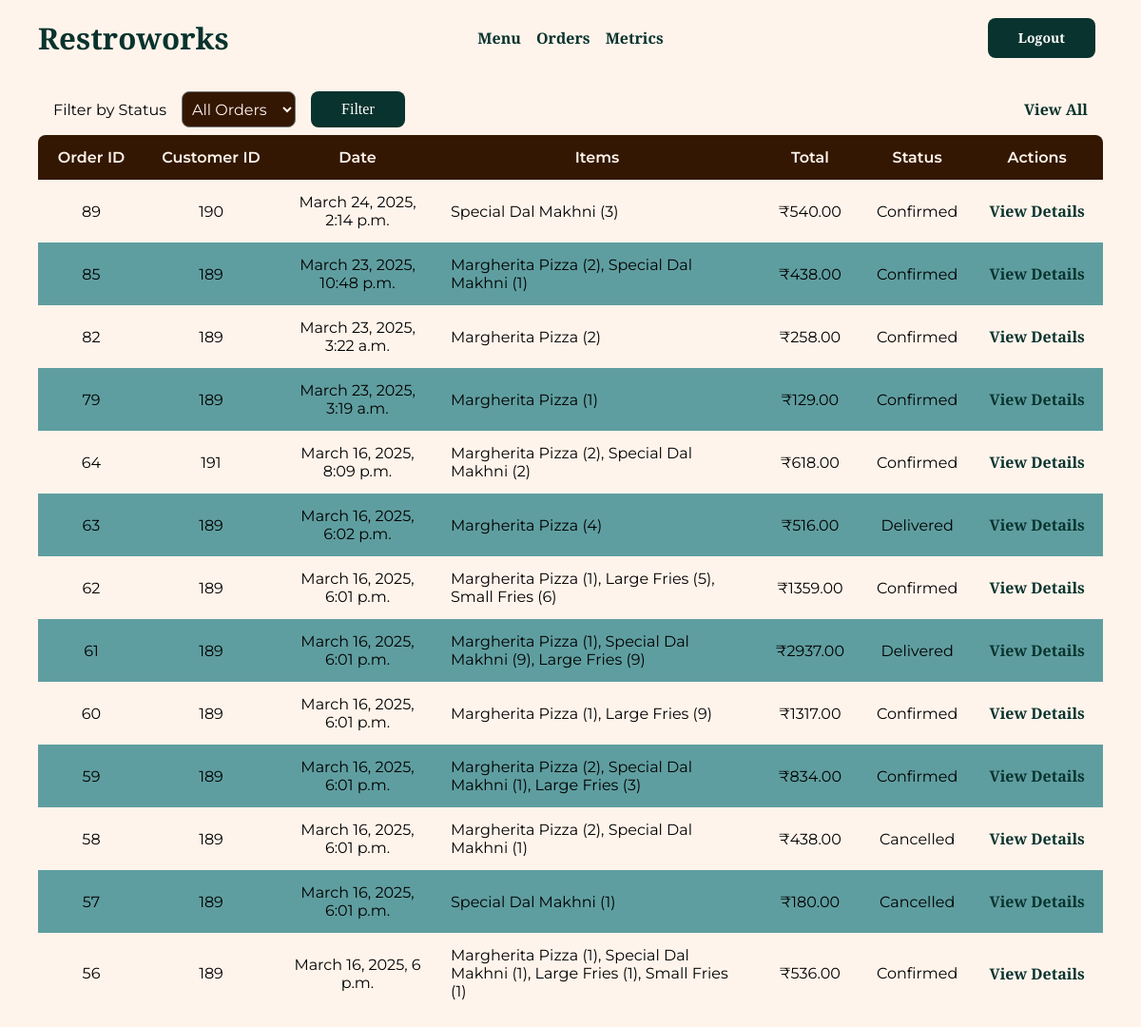
The app's page /orders/view/all (signed in) with its own data.
### orders/models.py (models this page shows, shortened)
class Order(models.Model):
    customer = models.ForeignKey(
        Customer, on_delete=models.CASCADE, related_name="orders"
    )
    status = models.IntegerField(choices=STATUS_CHOICES, default=1)
    total_price = models.DecimalField(max_digits=10, decimal_places=2, default=0.00)
    created_at = models.DateTimeField(auto_now_add=True)
    updated_at = models.DateTimeField(auto_now=True)

class OrderItem(models.Model):
    order = models.ForeignKey(Order, on_delete=models.CASCADE, related_name="items")
    menu_item = models.ForeignKey(MenuItem, on_delete=models.CASCADE)
    quantity = models.IntegerField()
    price = models.DecimalField(max_digits=10, decimal_places=2, default=0.00)

### customers/models.py (models this page shows, shortened)
class Customer(models.Model):
    user = models.OneToOneField(User, on_delete=models.CASCADE)  # Links to auth_user
    email = models.EmailField(unique=True)
    phone = models.CharField(max_length=10, unique=True)

### menu/models.py (models this page shows)
class MenuItem(models.Model):
    name = models.CharField(max_length=100)
    description = models.TextField(max_length=500)
    image = models.ImageField(
        upload_to="menu/menu_items/",
        validators=[validate_image],
        help_text="Please upload an image with equal height and width.",
        null=True,
        blank=True,
        default="menu/default.png",
    )
    rating = models.FloatField(default=0.0, blank=True)
    price = models.DecimalField(max_digits=10, decimal_places=2)
    created_at = models.DateTimeField(auto_now_add=True)
    updated_at = models.DateTimeField(auto_now=True)  # to track item changes
    def __str__(self):
        return f"{self.name}"

### orders/views.py (the view)
# urls.py: path("view/all", login_required(views.OrderListView.as_view()), name="list_orders"),
class OrderListView(ListView):
    template_name = "order_list.html"
    model = Order
    context_object_name = "orders"
    def get_queryset(self):
        user = self.request.user
        status = self.request.GET.get("status")
        if user.is_staff:
            queryset = Order.objects.all()
        else:
            queryset = Order.objects.filter(customer__user=user)
        if status:
            queryset = queryset.filter(status=status)
        return queryset.order_by("-created_at")

### orders/templates/order_list.html (shortened to what this page needs)
{% extends "base.html" %}
{% block content %}
<form class="select-order-status-form" method="get" autocomplete="off" id="main-form" enctype="multipart/form-data">
    <div class="input-box order-status-input">
        <label for="id_status" style="display: grid; place-content: center; font-size: 1rem">Filter by Status</label>
        <select name="status" id="id_status">
            <option value="" {% if not request.GET.status %}selected{% endif %}>All Orders</option>
        </select>
        <button type="submit" class="btn-primary clr-1 order-status-button">Filter</button>
    </div>
    <a href="/orders/view/all">View All</a>
</form>
<div class="table-holder">
    <table class="query-table">
        <thead>
            <tr>
                <th>Order ID</th>
                {% if user.is_staff %}<th>Customer ID</th>{% endif %}
                <th>Date</th>
                <th>Items</th>
                <th>Total</th>
                <th>Status</th>
                <th>Actions</th>
            </tr>
        </thead>
        <tbody>
            {% for order in orders %}
            <tr>
                <td class="order-id">{{ order.id }}</td>
                {% if user.is_staff %}
                <td class="customer-id">{{ order.customer.id }}</td>
                {% endif %}
                <td class="order-date">{{ order.created_at }}</td>
                <td class="order-items">
                    <div class="item-overview">
                        {% for item in order.items.all %}
                        {{ item.menu_item }} ({{ item.quantity }}){% if not forloop.last %}, {% endif %}
                        {% endfor %}
                    </div>
                </td>
                <td class="order-total">₹{{ order.total_price }}</td>
                <td class="order-status">{{ order.get_status_display }}</td>
                <td class="order-actions">
                    <a href="/orders/view/{{ order.id }}" class="order-actions">View Details</a>
                </td>
            </tr>
            {% endfor %}
        </tbody>
    </table>
</div>
{% endblock content %}

### static/css/styles.css (style rules this page uses)
* { margin: 0; padding: 0; box-sizing: border-box; }
:root { --text: #09332e; --background: #fff4eb; --primary: #09332e; --secondary: #331702; --accent: #167a6d; --secondary-accent: #7d3804; }
body { font-family: "Montserrat"; font-weight: 400; background-color: var(--background); }
html { font-size: 100%; }
a:link, a:visited { text-decoration: none; color: var(--primary); font-family: "Libre Baskerville"; font-weight: 700; font-size: 1rem; }
.input-box { display: flex; flex-direction: column; margin: 8px; }
.table-holder { width: 100%; }
.query-table { min-width: 100%; border-collapse: collapse; }
.query-table th:first-child { border-radius: 8px 0 0 0; }
.query-table th:last-child { border-radius: 0 8px 0 0; }
.query-table th { background-color: var(--secondary); padding: 14px; color: var(--background); font-weight: 600; }
.query-table tr:nth-child(even) { background-color: cadetblue; }
.query-table tr:last-child td:first-child { border-radius: 0 0 0 8px; }
.query-table tr:last-child td:last-child { border-radius: 0 0 8px 0; }
.query-table td { text-align: center; padding: 14px; }
td.order-items { text-align: left; width: 30%; }
.order-id { width: 10%; }
.order-date { width: 15%; }
.customer-id { width: 12.5%; }
.order-status, .order-total { width: 10%; }
.btn-primary, .btn-secondary { color: white; background-color: var(--primary); font-weight: 900; font-family: "Libre Baskerville"; border-radius: 0.5rem; font-size: 0.875rem; line-height: 2rem; padding-left: 2rem; padding-right: 2rem; padding-top: 0.3rem; padding-bottom: 0.3rem; cursor: pointer; text-align: center; align-items: center; border: none; }
select { font-family: "Montserrat"; padding: 6px; background: var(--secondary); color: var(--background); border-radius: 8px; font-size: 1rem; }
.order-status-input { margin: 0; flex-direction: row; gap: 1rem; justify-content: flex-start; }
.order-status-button { font-weight: 400; font-size: 1rem; height: 100%; padding-top: 3px; padding-bottom: 3px; }
form.select-order-status-form { display: flex; width: 100%; margin-bottom: 8px; justify-content: space-between; align-items: center; padding-inline: 1rem; }
form.select-order-status-form a { display: grid; place-content: center; }

### records on screen
Order: id "89", customer.id "190", created_at "March 24, 2025, 2:14 p.m.", total_price "540.00", status "Confirmed"
OrderItem: menu_item "Special Dal Makhni", quantity "3"
Order: id "85", customer.id "189", created_at "March 23, 2025, 10:48 p.m.", total_price "438.00", status "Confirmed"
OrderItem: menu_item "Margherita Pizza", quantity "2"
OrderItem: menu_item "Special Dal Makhni", quantity "1"
Order: id "82", customer.id "189", created_at "March 23, 2025, 3:22 a.m.", total_price "258.00", status "Confirmed"
OrderItem: menu_item "Margherita Pizza", quantity "2"
Order: id "79", customer.id "189", created_at "March 23, 2025, 3:19 a.m.", total_price "129.00", status "Confirmed"
OrderItem: menu_item "Margherita Pizza", quantity "1"
Order: id "64", customer.id "191", created_at "March 16, 2025, 8:09 p.m.", total_price "618.00", status "Confirmed"
OrderItem: menu_item "Margherita Pizza", quantity "2"
OrderItem: menu_item "Special Dal Makhni", quantity "2"
Order: id "63", customer.id "189", created_at "March 16, 2025, 6:02 p.m.", total_price "516.00", status "Delivered"
OrderItem: menu_item "Margherita Pizza", quantity "4"
Order: id "62", customer.id "189", created_at "March 16, 2025, 6:01 p.m.", total_price "1359.00", status "Confirmed"
OrderItem: menu_item "Margherita Pizza", quantity "1"
OrderItem: menu_item "Large Fries", quantity "5"
OrderItem: menu_item "Small Fries", quantity "6"
Order: id "61", customer.id "189", created_at "March 16, 2025, 6:01 p.m.", total_price "2937.00", status "Delivered"
OrderItem: menu_item "Margherita Pizza", quantity "1"
OrderItem: menu_item "Special Dal Makhni", quantity "9"
OrderItem: menu_item "Large Fries", quantity "9"
Order: id "60", customer.id "189", created_at "March 16, 2025, 6:01 p.m.", total_price "1317.00", status "Confirmed"
OrderItem: menu_item "Margherita Pizza", quantity "1"
OrderItem: menu_item "Large Fries", quantity "9"
Order: id "59", customer.id "189", created_at "March 16, 2025, 6:01 p.m.", total_price "834.00", status "Confirmed"
OrderItem: menu_item "Margherita Pizza", quantity "2"
OrderItem: menu_item "Special Dal Makhni", quantity "1"
OrderItem: menu_item "Large Fries", quantity "3"
Order: id "58", customer.id "189", created_at "March 16, 2025, 6:01 p.m.", total_price "438.00", status "Cancelled"
OrderItem: menu_item "Margherita Pizza", quantity "2"
OrderItem: menu_item "Special Dal Makhni", quantity "1"
Order: id "57", customer.id "189", created_at "March 16, 2025, 6:01 p.m.", total_price "180.00", status "Cancelled"
OrderItem: menu_item "Special Dal Makhni", quantity "1"
Order: id "56", customer.id "189", created_at "March 16, 2025, 6 p.m.", total_price "536.00", status "Confirmed"
OrderItem: menu_item "Margherita Pizza", quantity "1"
OrderItem: menu_item "Special Dal Makhni", quantity "1"
OrderItem: menu_item "Large Fries", quantity "1"
OrderItem: menu_item "Small Fries", quantity "1"

### other values on screen
{{ title }} "Restroworks"
{{ button_text }} "Logout"
